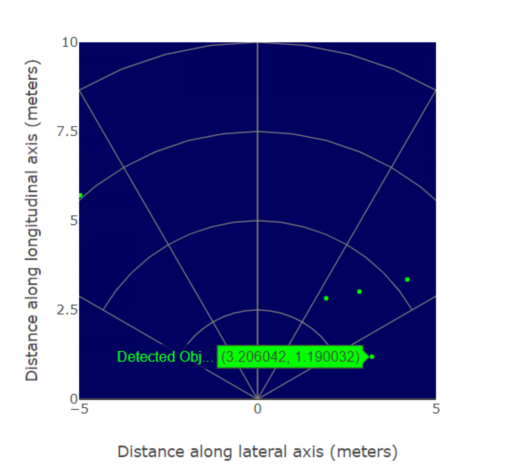
#> input picture Elite Level Up Project I/IWR1843性能/angle1.png, 514 x 475 px, given in place of test.jpg, which was not available
$ python image_utils.py   (older library calls are emulated)
#> lines starting #> are read from the running program, lines starting #| are printed output that depends on the picture; pictures that were not available may be replaced by others from this repository, and a replacement may not be noted
# -*-coding: utf-8 -*-
"""
    @Project: IntelligentManufacture
    @File   : image_processing.py
    @Author : panjq
    @E-mail : pan_jinquan@163.com
    @Date   : 2019-02-14 15:34:50
"""

import os
import copy
import re
import cv2
import numpy as np
import matplotlib.pyplot as plt
import requests
import matplotlib
import numbers
import base64
import PIL.Image as Image
from typing import List, Dict, Tuple
from PIL import ImageDraw, ImageFont
from math import cos, sin

color_map = [(0, 0, 0), (128, 0, 0), (0, 128, 0), (128, 128, 0),
             (0, 0, 128), (128, 0, 128), (0, 128, 128), (128, 128, 128),
             (64, 0, 0), (192, 0, 0), (64, 128, 0), (192, 128, 0),
             (64, 0, 128), (192, 0, 128), (64, 128, 128), (192, 128, 128),
             (0, 64, 0), (128, 64, 0), (0, 192, 0), (128, 192, 0), (0, 64, 128)]


# [77 lines left out: functions get_colors_color_map, points_protection, bboxes_protection, tensor2image, get_image_tensor, image_clip, not called in this run]


def transpose(data):
    data = data.transpose(2, 0, 1)  # HWC->CHW
    return data


# [1475 lines left out: functions untranspose, show_batch_image, show_image, cv_show_image, show_images_list, image_hstack and 74 more, not called in this run]


def file2base64(file):
    image_base64 = base64.b64encode(open(file, 'rb').read()).decode()
    return image_base64


# [653 lines left out: functions bgr_image2image_base64, image_base642rgb_image, read_image_base64, bin2image, post_process, softmax and 25 more, not called in this run]


class EventCv():
    def __init__(self):
        self.image = None

    def update_image(self, image):
        self.image = image

    def callback_print_image(self, event, x, y, flags, param):
        if event == cv2.EVENT_LBUTTONDOWN:
            print("(x,y)=({},{}),data={}".format(x, y, self.image[y][x]))

    # [139 lines left out: functions add_mouse_event, get_video_capture, get_image_block, image_list2gif, image_file_list2gif, get_video_info and 1 more, not called in this run]


class CVVideo():
    def __init__(self):
        pass

    # [27 lines left out: function start_capture, not called in this run]

    def write_video(self, frame):
        self.video_writer.write(frame)

    # [6 lines left out: function task, not called in this run]


if __name__ == "__main__":
    from utils import image_utils

    input_size = [int(490 / 2), int(800 / 2)]
    image_path = "test.jpg"
    src_boxes = [[8.20251, 1, 242.2412, 699.2236],
                 [201.14865, 204.18265, 468.605, 696.36163]]
    src_boxes = np.asarray(src_boxes)
    image = read_image(image_path)  # (800, 490, 3)
#> in read_image, bgr_image is the input picture: shape (475, 514, 3); mean B, G, R 168.9, 125.4, 122.1
    image1, boxes1 = image_boxes_resize_padding(image, input_size, src_boxes)
#> in image_boxes_resize_padding, `out = cv2.resize(image, (new_size[0], new_size[1]))`:
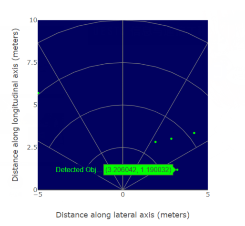
#> out: shape (226, 245, 3); mean R, G, B 122.2, 125.5, 168.9
#> in image_boxes_resize_padding, `out = cv2.copyMakeBorder(out, top, bottom, left, right, cv2.BORDER_CON..`:
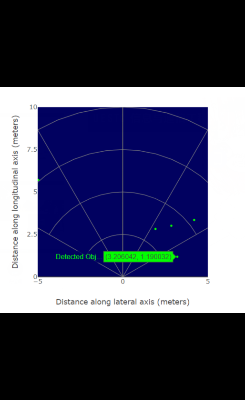
#> out: shape (400, 245, 3); mean R, G, B 69, 70.9, 95.4
#> (the run stopped early here; a loop or call above may not have finished)

$ run again, on Elite Level Up Project I/IWR1843性能/angle2.png
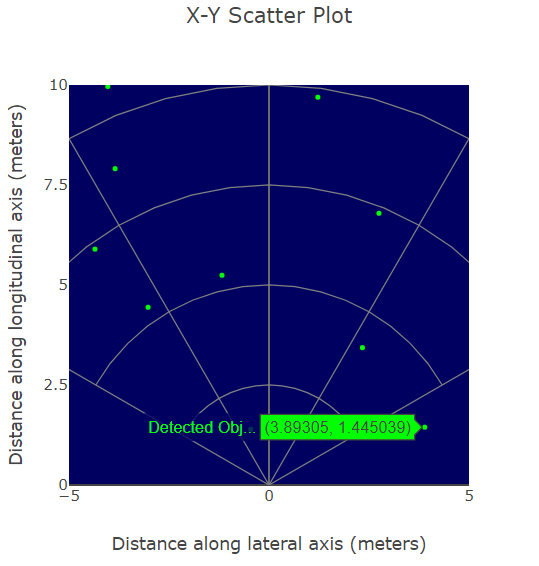
#> input picture Elite Level Up Project I/IWR1843性能/angle2.png, 539 x 566 px, given in place of test.jpg, which was not available
#> in read_image, bgr_image is the input picture: shape (566, 539, 3); mean B, G, R 168.1, 123.8, 120.6
#> in image_boxes_resize_padding, `out = cv2.resize(image, (new_size[0], new_size[1]))`:
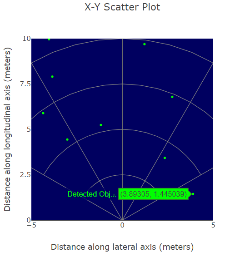
#> out: shape (257, 245, 3); mean R, G, B 120.5, 123.7, 168
#> in image_boxes_resize_padding, `out = cv2.copyMakeBorder(out, top, bottom, left, right, cv2.BORDER_CON..`:
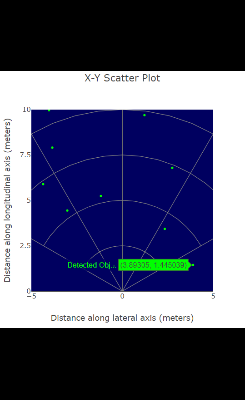
#> out: shape (400, 245, 3); mean R, G, B 77.4, 79.5, 107.9
